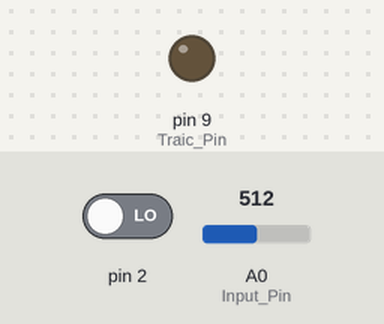
A sketch run on a simulated Arduino Uno, built with avr-gcc and run on an emulated ATmega328P. On the bench: output pins drawn as LEDs (lit = HIGH). The test bench sets the inputs (shaded band); at power-on: pin 2 LOW, A0 (Input_Pin) = 512.

Above: at 1.2 s.
1.3 s: pin 2 driven HIGH
At 1.8 s:
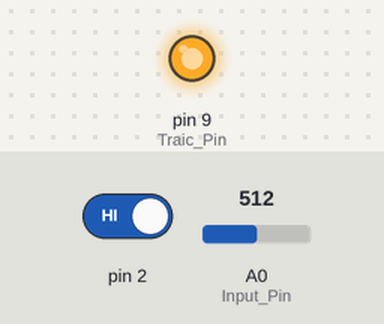
Timing chart, 0 to 4.3 s (numbered marks = the images above; inputs shaded):
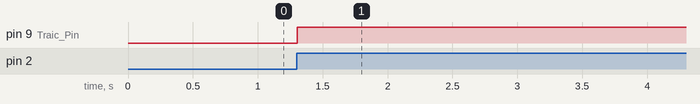

The sketch:

AC_Dimmer_Using_Variable.ino
```cpp
/* The source Code from : https://github.com/riyadhasan24
 * By Md. Riyad Hasan
 */

#include <TimerOne.h>

int Dim = 0;
int Input_Value;                            // Value from Potentiometer
int Freq_Step = 75;                         // This Freq_Step for 50Hz AC Power
volatile int ZC = 0;
volatile boolean Zero_Cross = 0;

#define Traic_Pin 9
#define Input_Pin A0

void setup()
{
  pinMode(Input_Pin, INPUT);
  pinMode(Traic_Pin, OUTPUT);

  Timer1.initialize(Freq_Step);
  Timer1.attachInterrupt(Dim_Check, Freq_Step);

  attachInterrupt(0, Zero_Cross_Detect, RISING);
}

void Zero_Cross_Detect()
{
  Zero_Cross = true;
  ZC = 0;
  digitalWrite(Traic_Pin, LOW);
}

void Dim_Check()
{
  if(Zero_Cross == true)
  {
    if(ZC >= Dim)
    {
      digitalWrite(Traic_Pin, HIGH);
      ZC = 0;
      Zero_Cross = false;
    }
    else
    {
      ZC++;
    }
  }
}

void loop()
{
  Input_Value = analogRead(Input_Pin);
  Dim = map(Input_Value, 0, 1023, 0, 128);
}
```

Measured:
- after the input at 1.3 s, pin 9 (Traic_Pin): LOW → HIGH at once
